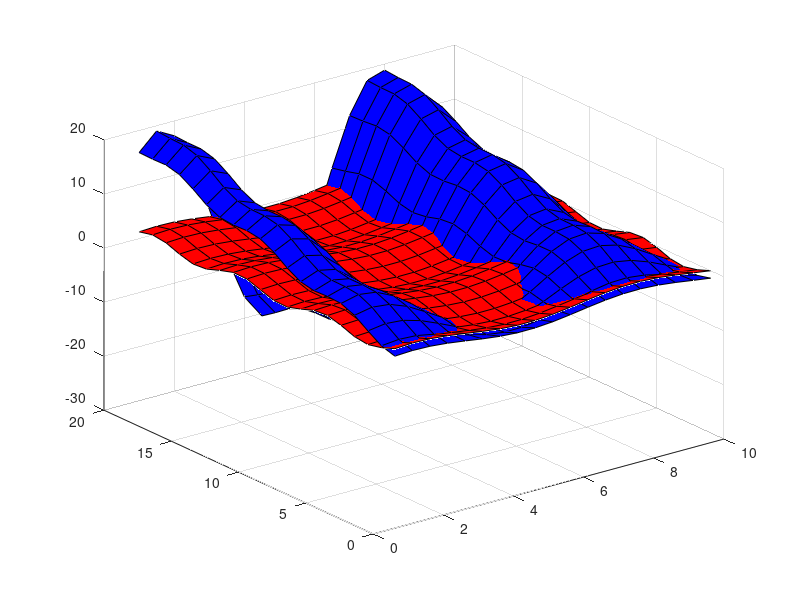

MATLAB code for this plot:
[X,Y] = meshgrid(1:0.5:10,1:20);
Z = sin(X) + cos(Y);
s=surf(X,Y,Z,'FaceColor','red');
hold on
Z1 = Y.*sin(X)- sin(Y);
surf(X,Y,Z1,'FaceColor','blue');
hold off
